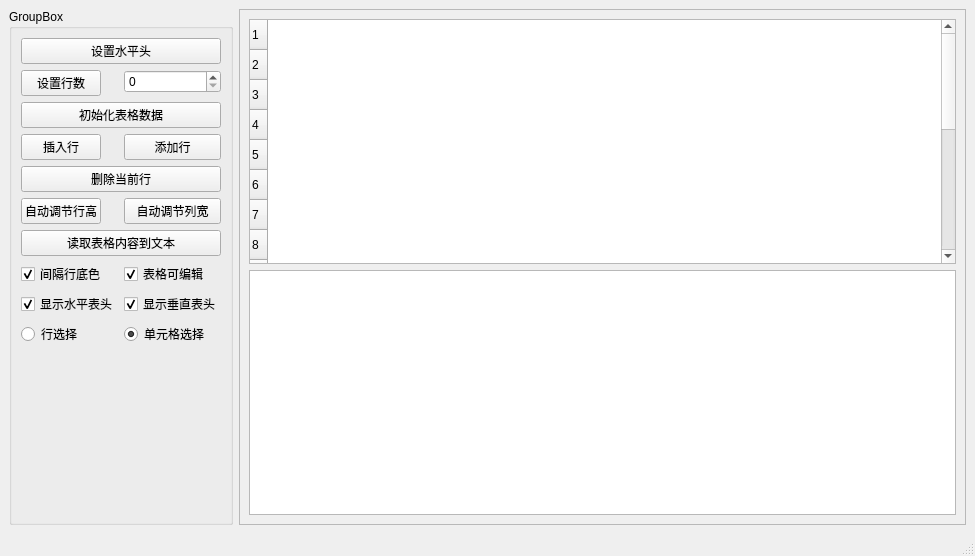
<?xml version="1.0" encoding="UTF-8"?>
<ui version="4.0">
 <class>MainWindow</class>
 <widget class="QMainWindow" name="MainWindow">
  <property name="geometry">
   <rect>
    <x>0</x>
    <y>0</y>
    <width>975</width>
    <height>556</height>
   </rect>
  </property>
  <property name="windowTitle">
   <string>MainWindow</string>
  </property>
  <widget class="QWidget" name="centralwidget">
   <layout class="QHBoxLayout" name="horizontalLayout">
    <item>
     <widget class="QGroupBox" name="groupBox">
      <property name="title">
       <string>GroupBox</string>
      </property>
      <layout class="QFormLayout" name="formLayout">
       <item row="0" column="0" colspan="2">
        <widget class="QPushButton" name="btn_table_set_header">
         <property name="text">
          <string>设置水平头</string>
         </property>
        </widget>
       </item>
       <item row="1" column="0">
        <widget class="QPushButton" name="btn_table_set_row">
         <property name="text">
          <string>设置行数</string>
         </property>
        </widget>
       </item>
       <item row="1" column="1">
        <widget class="QSpinBox" name="spinBox"/>
       </item>
       <item row="2" column="0" colspan="2">
        <widget class="QPushButton" name="btn_table_init">
         <property name="text">
          <string>初始化表格数据</string>
         </property>
        </widget>
       </item>
       <item row="3" column="0">
        <widget class="QPushButton" name="btn_table_insert_row">
         <property name="text">
          <string>插入行</string>
         </property>
        </widget>
       </item>
       <item row="3" column="1">
        <widget class="QPushButton" name="btn_table_add_row">
         <property name="text">
          <string>添加行</string>
         </property>
        </widget>
       </item>
       <item row="4" column="0" colspan="2">
        <widget class="QPushButton" name="btn_table_delete_cur_row">
         <property name="text">
          <string>删除当前行</string>
         </property>
        </widget>
       </item>
       <item row="5" column="0">
        <widget class="QPushButton" name="btn_table_fit_height">
         <property name="text">
          <string>自动调节行高</string>
         </property>
        </widget>
       </item>
       <item row="5" column="1">
        <widget class="QPushButton" name="btn_table_fit_width">
         <property name="text">
          <string>自动调节列宽</string>
         </property>
        </widget>
       </item>
       <item row="6" column="0" colspan="2">
        <widget class="QPushButton" name="btn_table_read_content_to_plt">
         <property name="text">
          <string>读取表格内容到文本</string>
         </property>
        </widget>
       </item>
       <item row="7" column="0">
        <widget class="QCheckBox" name="chk_table_spaceed_row_bg">
         <property name="text">
          <string>间隔行底色</string>
         </property>
         <property name="checked">
          <bool>true</bool>
         </property>
        </widget>
       </item>
       <item row="7" column="1">
        <widget class="QCheckBox" name="chk_table_editable">
         <property name="text">
          <string>表格可编辑</string>
         </property>
         <property name="checked">
          <bool>true</bool>
         </property>
        </widget>
       </item>
       <item row="8" column="0">
        <widget class="QCheckBox" name="chk_table_show_header_h">
         <property name="text">
          <string>显示水平表头</string>
         </property>
         <property name="checked">
          <bool>true</bool>
         </property>
        </widget>
       </item>
       <item row="8" column="1">
        <widget class="QCheckBox" name="chk_table_show_header_v">
         <property name="text">
          <string>显示垂直表头</string>
         </property>
         <property name="checked">
          <bool>true</bool>
         </property>
        </widget>
       </item>
       <item row="9" column="0">
        <widget class="QRadioButton" name="rbtn_select_row">
         <property name="text">
          <string>行选择</string>
         </property>
        </widget>
       </item>
       <item row="9" column="1">
        <widget class="QRadioButton" name="rbtn_select_cell">
         <property name="text">
          <string>单元格选择</string>
         </property>
         <property name="checked">
          <bool>true</bool>
         </property>
        </widget>
       </item>
      </layout>
     </widget>
    </item>
    <item>
     <widget class="QFrame" name="frame">
      <property name="frameShape">
       <enum>QFrame::StyledPanel</enum>
      </property>
      <property name="frameShadow">
       <enum>QFrame::Raised</enum>
      </property>
      <layout class="QVBoxLayout" name="verticalLayout">
       <item>
        <widget class="QTableWidget" name="tableWidget">
         <property name="rowCount">
          <number>18</number>
         </property>
         <row/>
         <row/>
         <row/>
         <row/>
         <row/>
         <row/>
         <row/>
         <row/>
         <row/>
         <row/>
         <row/>
         <row/>
         <row/>
         <row/>
         <row/>
         <row/>
         <row/>
         <row/>
        </widget>
       </item>
       <item>
        <widget class="QPlainTextEdit" name="plainTextEdit"/>
       </item>
      </layout>
     </widget>
    </item>
   </layout>
  </widget>
  <widget class="QStatusBar" name="statusbar"/>
 </widget>
 <resources/>
 <connections/>
</ui>
